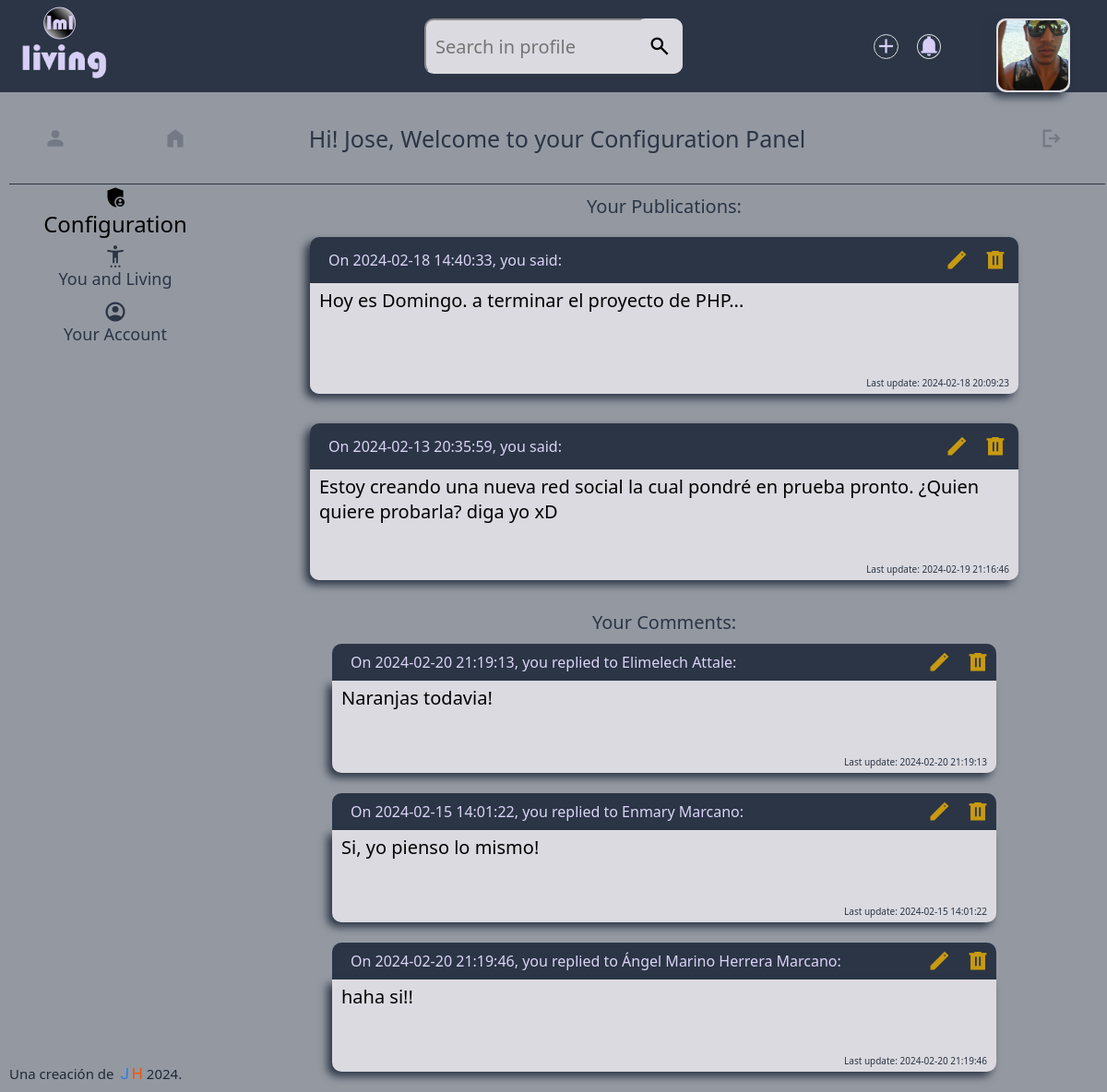
Screenshot of /living/profile.php (signed in) with the database file from the repository.
### tables this page shows
CREATE TABLE `fotos` (
  `id` int(11) NOT NULL,
  `id_usuario` int(11) DEFAULT NULL,
  `enlace` varchar(256) DEFAULT NULL,
  `fecha_creacion` timestamp NOT NULL DEFAULT current_timestamp(),
  `fecha_actualizacion` timestamp NOT NULL DEFAULT current_timestamp() ON UPDATE current_timestamp()
);

CREATE TABLE `usuarios` (
  `id` int(11) NOT NULL,
  `nombre_usuario` varchar(100) DEFAULT NULL,
  `correo_electronico` varchar(100) DEFAULT NULL,
  `contrasena` varchar(100) DEFAULT NULL,
  `rol` varchar(7) DEFAULT NULL,
  `fecha_creacion` timestamp NOT NULL DEFAULT current_timestamp(),
  `fecha_actualizacion` timestamp NOT NULL DEFAULT current_timestamp() ON UPDATE current_timestamp()
);

CREATE TABLE `publicaciones` (
  `id` int(11) NOT NULL,
  `id_usuario` int(11) DEFAULT NULL,
  `contenido` varchar(1000) DEFAULT NULL,
  `fecha_creacion` timestamp NOT NULL DEFAULT current_timestamp(),
  `fecha_actualizacion` timestamp NOT NULL DEFAULT current_timestamp() ON UPDATE current_timestamp()
);

CREATE TABLE `comentarios` (
  `id` int(11) NOT NULL,
  `id_publicacion` int(11) DEFAULT NULL,
  `id_usuario` int(11) DEFAULT NULL,
  `contenido` varchar(1000) DEFAULT NULL,
  `fecha_creacion` timestamp NOT NULL DEFAULT current_timestamp(),
  `fecha_actualizacion` timestamp NOT NULL DEFAULT current_timestamp() ON UPDATE current_timestamp()
);

### living/profile.php (the view, shortened to what this page needs)
<?php
if (!empty($_SESSION["id"])){
    $idf = $_SESSION["id"];
    $conn = conectar();
    $stmt = $conn->prepare("SELECT usuarios.id, usuarios.nombre_usuario, usuarios.correo_electronico, usuarios.rol, usuarios.fecha_creacion, fotos.enlace FROM usuarios LEFT JOIN fotos ON fotos.id_usuario = usuarios.id WHERE usuarios.id = ?;");
    $stmt->bind_param("i", $idf);
    $stmt->execute();
    $stmt->bind_result($id, $nombre, $email, $rol, $fecha_creacion, $enlace);
    $nombrePartido = explode(" ", $nombre);
}else{
    header("Location: index.php");
    exit();
}
function yourPublications($id) {
    $idf = $_SESSION["id"];
    $conn = conectar();
    $stmt = $conn->prepare("SELECT id, contenido, fecha_creacion,fecha_actualizacion FROM publicaciones WHERE id_usuario = ? ORDER BY fecha_creacion");
    $stmt->bind_param("i", $idf);
    $stmt->execute();
    $stmt->bind_result($id, $content, $fcreate, $fupdate);
    $publications = [];
    while ($stmt -> fetch()) {
        $publications[] = [$id, $content, $fcreate, $fupdate];
    }
    $orderedPublications = array_reverse($publications);
    foreach ($orderedPublications as $publication){
        echo " <div id=\"publication\">
                    <div id=\"descrpub\">
                        <div id=\"phptxt\">
                            <p id=\"nmbpub\">On $publication[2], you said:</p>
                        </div>
                        <div class=\"icons\">
                            <form method=\"post\" id=\"editpubtForm\">
                                <input type=\"hidden\" value=\"$publication[0]\" name=\"iddelpublication\">
                                <button type=\"submit\" class=\"btnpbldlt\" name=\"edts\"><span class=\"material-symbols-sharp\">delete</span></button>
                            </form>
                        </div>
                    </div>
                    <form method=\"post\" id=\"contenidopub\">
                        <textarea id=\"contPrincipal\" name=\"contPrincipaledt\">$publication[1]</textarea>
                        <input type=\"hidden\" value=\"$publication[0]\" name=\"idpublicationedit\">
                        <p id=\"contdate\">Last update: $publication[3]</p>
                        <button type=\"submit\" class=\"btnpbledt\" name=\"pbledt\"><span class=\"material-symbols-sharp\">edit</span></button>
                    </form>
                </div>
                </br>";
    }
}
function yourComments($id) {
    $idf = $_SESSION["id"];
    $conn = conectar();
    $stmt = $conn->prepare("SELECT publicaciones.id, publicaciones.id_usuario, comentarios.id, comentarios.id_publicacion, comentarios.id_usuario, comentarios.contenido, comentarios.fecha_creacion,comentarios.fecha_actualizacion, usuarios.nombre_usuario, usuarios.id FROM publicaciones LEFT JOIN comentarios  ON publicaciones.id= comentarios.id_publicacion LEFT JOIN usuarios ON publicaciones.id_usuario = usuarios.id WHERE comentarios.id_usuario = ? ORDER BY usuarios.id");
    $stmt->bind_param("i", $idf);
    $stmt->execute();
    $stmt->bind_result($Pid, $PidU, $Cid, $CidP, $CidU, $commCont, $commFC, $commFU, $UnomU, $Uid);
    $publications = [];
    while ($stmt -> fetch()) {
        $publications[] = [$Pid, $PidU, $Cid, $CidP, $CidU, $commCont, $commFC, $commFU, $UnomU, $Uid];
    }
    $orderedPublications = array_reverse($publications);
    foreach ($orderedPublications as $publication){
        echo " <div id=\"comment\">
                    <div id=\"descrcomm\">
                        <div id=\"phptxtcomm\">
                            <p id=\"nmbcomm\">On $publication[6], you replied to $publication[8]:</p>
                        </div>
                        <div class=\"icons\">
                            <form method=\"post\" id=\"delcommtForm\">
                                <input type=\"hidden\" value=\"$publication[2]\" name=\"iddelcomm\">
                                <button type=\"submit\" class=\"btncommdlt\" name=\"edts\"><span class=\"material-symbols-sharp\">delete</span></button>
                            </form>
                        </div>
                    </div>
                    <form method=\"post\" id=\"contenidocomm\">
                        <textarea id=\"contPrincipal\" name=\"contPrincipalcommedt\">$publication[5]</textarea>
                        <input type=\"hidden\" value=\"$publication[2]\" name=\"idcommedit\">
                        <p id=\"contdate\">Last update: $publication[7]</p>
                        <button type=\"submit\" class=\"btncommedt\" name=\"btncommedt\"><span class=\"material-symbols-sharp\">edit</span></button>
                    </form>
                </div>
                </br>";
    }
}
?>
<html lang="en">
<head>
    <link rel="stylesheet" href="./styles/styleprofile.css">
</head>
<body class="general">
    <nav id="navbar">
        <div  id="logoNav">
            <img src="./images/favicon.ico" alt="logo" id="logo">
            <img src="./images/slogan2.png" alt="slogan" id="slogan">
        </div>
        <div id="searchNav">
            <form  action="" method="post" name="buscar" id="form_buscar">
                <input name="buscar" type="text" placeholder="Search in profile" id="input_buscar">
                <button type="submit" id="searchBtn">
                    <span class="material-symbols-sharp" id="texto_buscar">search</span>
				</button>
			</form>
        </div>
        <div id="profileNav">
            <form method="post" id="createpubForm" class="" >
                <button type="submit" class="btncrtpbl" name="crts"><span class="material-symbols-sharp">add</span></button>
            </form>
            <span class="material-symbols-sharp onWall" id="notif">notifications</span>
            <a href="profile.php" id="profileimg">
                <?php if (!isset($enlace)){echo"<span class=\"material-symbols-sharp\">image</span>";}else{echo"<img id=\"img-profile\" src=\"$enlace\" alt=\"profile-photo\">";}?>
            </a>
        </div>
        <ul id="menu">
            <li>
                <a href="profile.php"><span class="material-symbols-sharp">person</span></a>
            </li>
            <li>
                <a href="talks.php"><span class="material-symbols-sharp">home</span></a>
            </li>
        </ul>
        <form action="endsession.php" method="post" id="endsession">
            <button type="submit" value="" id="btnlgt" name="logout">
                <span class="material-symbols-sharp">logout</span>
            </button>
        </form>
    </nav>
    <section id="container">
        <aside id= "configuration">
            <ul id="optionlist">
                <li id="titleconf">
                <span class="material-symbols-sharp">admin_panel_settings</span>Configuration
                </li>
                <li class="optionconf">
                    <span class="material-symbols-sharp">settings_accessibility</span>
                    <a href="profile.php">You and Living </a>
                </li>
                <li class="optionconf">
                    <span class="material-symbols-sharp">account_circle</span>
                    <a href="account.php"><img src="./images/favicon.ico" alt="logo" id="logo">Your Account</a>
                </li>
            </ul>
            <footer>
                <div id="footerInner">
                <p >Una creación de <span id="j">J</span><span id="h">H</span> 2024.</p>
                </div>
            </footer>
        </aside>
        <main>
            <div id="greetings">
                <p>Hi! <?php echo "$nombrePartido[0]"?>, Welcome to your Configuration Panel </p>
            </div>
            <section id="board">
                <p class="title">Your Publications: </p>
                <?php yourPublications($_SESSION["id"]); ?>
                <p class="title">Your Comments: </p>
                <?php yourComments($_SESSION["id"]); ?>
</section>
        </main>
    </section>
</body>
</html>

### rows the page displays
fotos: enlace (picture), id_usuario.nombre_usuario "Jose"
publicaciones: fecha_creacion "2024-02-18 14:40:33", contPrincipaledt "Hoy es Domingo. a terminar el proyecto de PHP...", fecha_actualizacion "2024-02-18 20:09:23"
publicaciones: fecha_creacion "2024-02-13 20:35:59", contPrincipaledt "Estoy creando una nueva red social la cual pondré en prueba pronto. ¿Quien quiere probarla? diga yo xD", fecha_actualizacion "2024-02-19 21:16:46"
comentarios: fecha_creacion "2024-02-20 21:19:13", usuarios.nombre_usuario "Elimelech Attale", contPrincipalcommedt "Naranjas todavia!", fecha_actualizacion "2024-02-20 21:19:13"
comentarios: fecha_creacion "2024-02-15 14:01:22", usuarios.nombre_usuario "Enmary Marcano", contPrincipalcommedt "Si, yo pienso lo mismo!", fecha_actualizacion "2024-02-15 14:01:22"
comentarios: fecha_creacion "2024-02-20 21:19:46", usuarios.nombre_usuario "Ángel Marino Herrera Marcano", contPrincipalcommedt "haha si!!", fecha_actualizacion "2024-02-20 21:19:46"
